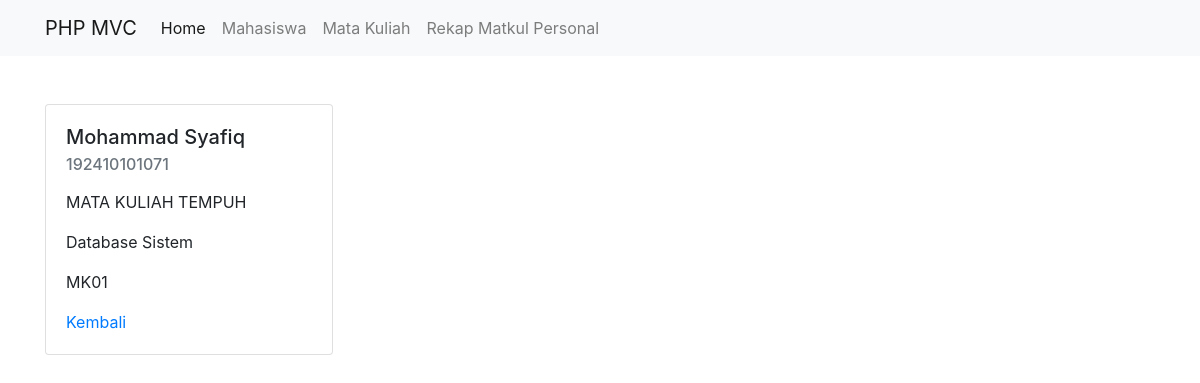
The app's page /public/rekap/detail/1 with its own data.
### tables this page shows
CREATE TABLE `rekap` (
  `id_rekap` int(11) NOT NULL,
  `nm_mhs` varchar(255) NOT NULL,
  `nrp` varchar(255) DEFAULT NULL,
  `nm_matkul` varchar(255) DEFAULT NULL,
  `kd_matkul` varchar(255) DEFAULT NULL
);

### app/core/Controller.php (called while the page is built, shortened)
<?php
class Controller {
    public function view($view, $data = [])
    {
        require_once '../app/views/' . $view . '.php';
    }
    public function model($model)
    {
        return new $model;
    }
}

### app/controllers/Rekap.php (called while the page is built, shortened)
<?php
class Rekap extends Controller
{
    public function detail($id)
    {
        $data['judul'] = 'Detail Matakuliah';
        $data['rkp'] = $this->model('Rekap_model')->getRekapById($id);
        $this->view('rekap/detail', $data);
    }
}

### app/core/App.php (called while the page is built, shortened)
<?php
class App
{
    protected $method = 'index';
    protected $params = [];
    public function __construct()
    {
        $url = $this->parseURL() ?? [''];
        if (file_exists('../app/controllers/' . $url[0] . '.php')) {
            unset($url[0]);
        }
        $this->controller = new $this->controller;
        if (isset($url[1])) {
            if (method_exists($this->controller, $url[1])) {
                $this->method = $url[1];
                unset($url[1]);
            }
        }
        if (!empty($url)) {
            $this->params = array_values($url);
        }
        call_user_func_array([$this->controller, $this->method], $this->params);
    }
    public function parseURL()
    {
        if (isset($_GET['url'])) {
            $url = rtrim($_GET['url'], '/');
            $url = filter_var($url, FILTER_SANITIZE_URL);
            $url = explode('/', $url);
            return $url;
        }
    }
}

### public/index.php (called while the page is built, shortened)
<?php
$app = new App;

### app/core/Database.php (called while the page is built, shortened)
<?php
class Database {
    private $host = DB_HOST;
    private $user = DB_USER;
    private $pass = DB_PASS;
    private $db_name = DB_NAME;
    private $dbh;
    private $stmt;
    public function __construct()
    {
        $dsn = 'mysql:host=' . $this->host . ';dbname=' . $this->db_name;
        $option = [
            PDO::ATTR_PERSISTENT => true,
            PDO::ATTR_ERRMODE => PDO::ERRMODE_EXCEPTION
        ];
        try {
            $this->dbh = new PDO($dsn, $this->user, $this->pass, $option);
        } catch(PDOException $e) {
            die($e->getMessage());
        }
    }
    public function query($query)
    {
        $this->stmt = $this->dbh->prepare($query);
    }
    public function bind($param, $value, $type = null)
    {
        if( is_null($type) ) {
            switch( true ) {
                default :
                    $type = PDO::PARAM_STR;
            }
        }
        $this->stmt->bindValue($param, $value, $type);
    }
    public function execute()
    {
        $this->stmt->execute();
    }
    public function single()
    {
        $this->execute();
        return $this->stmt->fetch(PDO::FETCH_ASSOC);
    }
}

### app/models/Rekap_model.php (called while the page is built, shortened)
<?php
class Rekap_model
{
    private $table = 'rekap';
    private $db;
    public function __construct()
    {
        $this->db = new Database;
    }
    public function getRekapById($id)
    {
        $this->db->query('SELECT * FROM ' . $this->table . ' WHERE id_rekap= :id_rekap');
        $this->db->bind('id_rekap', $id);
        return $this->db->single();
    }
}

### app/views/rekap/detail.php (the view)
<div class="container mt-5">
  <div class="card" style="width: 18rem;">
    <div class="card-body">
      <h5 class="card-title"><?= $data['rkp']['nm_mhs']; ?></h5>
      <h6 class="card-subtitle mb-2 text-muted"><?= $data['rkp']['nrp']; ?></h6>
      <p>
      <p class="card-text"> MATA KULIAH TEMPUH </p>
      <p class="card-text"><?= $data['rkp']['nm_matkul']; ?></p>
      <p class="card-text"><?= $data['rkp']['kd_matkul']; ?></p>
      <a href="<?= BASEURL; ?>/rekap" class="card-link">Kembali</a>
    </div>
  </div>
</div>

### records on screen
rekap: nm_mhs "Mohammad Syafiq", nrp "192410101071", nm_matkul "Database Sistem", kd_matkul "MK01"
